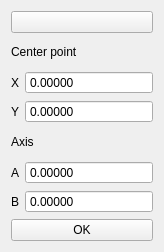
<?xml version="1.0" encoding="UTF-8"?>
<ui version="4.0">
 <class>Elip_wid</class>
 <widget class="QWidget" name="Elip_wid">
  <property name="geometry">
   <rect>
    <x>0</x>
    <y>0</y>
    <width>164</width>
    <height>252</height>
   </rect>
  </property>
  <property name="windowTitle">
   <string>Form</string>
  </property>
  <layout class="QVBoxLayout" name="verticalLayout_3">
   <item>
    <widget class="QPushButton" name="Button_canc">
     <property name="text">
      <string/>
     </property>
     <property name="icon">
      <iconset resource="GUI_PSN.qrc">
       <normaloff>:/images/cross.png</normaloff>:/images/cross.png</iconset>
     </property>
    </widget>
   </item>
   <item>
    <layout class="QVBoxLayout" name="verticalLayout">
     <item>
      <widget class="QLabel" name="label_3">
       <property name="text">
        <string>Center point</string>
       </property>
      </widget>
     </item>
     <item>
      <layout class="QHBoxLayout" name="horizontalLayout_2">
       <item>
        <widget class="QLabel" name="label">
         <property name="sizePolicy">
          <sizepolicy hsizetype="Maximum" vsizetype="Preferred">
           <horstretch>0</horstretch>
           <verstretch>0</verstretch>
          </sizepolicy>
         </property>
         <property name="text">
          <string>X</string>
         </property>
        </widget>
       </item>
       <item>
        <widget class="QDoubleSpinBox" name="Cent_x">
         <property name="buttonSymbols">
          <enum>QAbstractSpinBox::NoButtons</enum>
         </property>
         <property name="decimals">
          <number>5</number>
         </property>
         <property name="minimum">
          <double>-10000.000000000000000</double>
         </property>
         <property name="maximum">
          <double>10000.000000000000000</double>
         </property>
        </widget>
       </item>
      </layout>
     </item>
     <item>
      <layout class="QHBoxLayout" name="horizontalLayout">
       <item>
        <widget class="QLabel" name="label_2">
         <property name="sizePolicy">
          <sizepolicy hsizetype="Maximum" vsizetype="Preferred">
           <horstretch>0</horstretch>
           <verstretch>0</verstretch>
          </sizepolicy>
         </property>
         <property name="text">
          <string>Y</string>
         </property>
        </widget>
       </item>
       <item>
        <widget class="QDoubleSpinBox" name="Cent_y">
         <property name="buttonSymbols">
          <enum>QAbstractSpinBox::NoButtons</enum>
         </property>
         <property name="decimals">
          <number>5</number>
         </property>
         <property name="minimum">
          <double>-10000.000000000000000</double>
         </property>
         <property name="maximum">
          <double>10000.000000000000000</double>
         </property>
        </widget>
       </item>
      </layout>
     </item>
    </layout>
   </item>
   <item>
    <layout class="QVBoxLayout" name="verticalLayout_2">
     <item>
      <widget class="QLabel" name="label_4">
       <property name="text">
        <string>Axis</string>
       </property>
      </widget>
     </item>
     <item>
      <layout class="QHBoxLayout" name="horizontalLayout_3">
       <item>
        <widget class="QLabel" name="label_5">
         <property name="sizePolicy">
          <sizepolicy hsizetype="Maximum" vsizetype="Preferred">
           <horstretch>0</horstretch>
           <verstretch>0</verstretch>
          </sizepolicy>
         </property>
         <property name="text">
          <string>A</string>
         </property>
        </widget>
       </item>
       <item>
        <widget class="QDoubleSpinBox" name="Axis_a">
         <property name="buttonSymbols">
          <enum>QAbstractSpinBox::NoButtons</enum>
         </property>
         <property name="decimals">
          <number>5</number>
         </property>
         <property name="maximum">
          <double>10000.000000000000000</double>
         </property>
        </widget>
       </item>
      </layout>
     </item>
     <item>
      <layout class="QHBoxLayout" name="horizontalLayout_4">
       <item>
        <widget class="QLabel" name="label_6">
         <property name="sizePolicy">
          <sizepolicy hsizetype="Maximum" vsizetype="Preferred">
           <horstretch>0</horstretch>
           <verstretch>0</verstretch>
          </sizepolicy>
         </property>
         <property name="text">
          <string>B</string>
         </property>
        </widget>
       </item>
       <item>
        <widget class="QDoubleSpinBox" name="Axis_b">
         <property name="buttonSymbols">
          <enum>QAbstractSpinBox::NoButtons</enum>
         </property>
         <property name="decimals">
          <number>5</number>
         </property>
         <property name="maximum">
          <double>10000.000000000000000</double>
         </property>
        </widget>
       </item>
      </layout>
     </item>
    </layout>
   </item>
   <item>
    <widget class="QPushButton" name="Button_ok">
     <property name="text">
      <string>OK</string>
     </property>
    </widget>
   </item>
  </layout>
 </widget>
 <resources>
  <include location="GUI_PSN.qrc"/>
 </resources>
 <connections>
  <connection>
   <sender>Button_canc</sender>
   <signal>clicked()</signal>
   <receiver>Elip_wid</receiver>
   <slot>close()</slot>
   <hints>
    <hint type="sourcelabel">
     <x>91</x>
     <y>24</y>
    </hint>
    <hint type="destinationlabel">
     <x>121</x>
     <y>5</y>
    </hint>
   </hints>
  </connection>
 </connections>
</ui>
